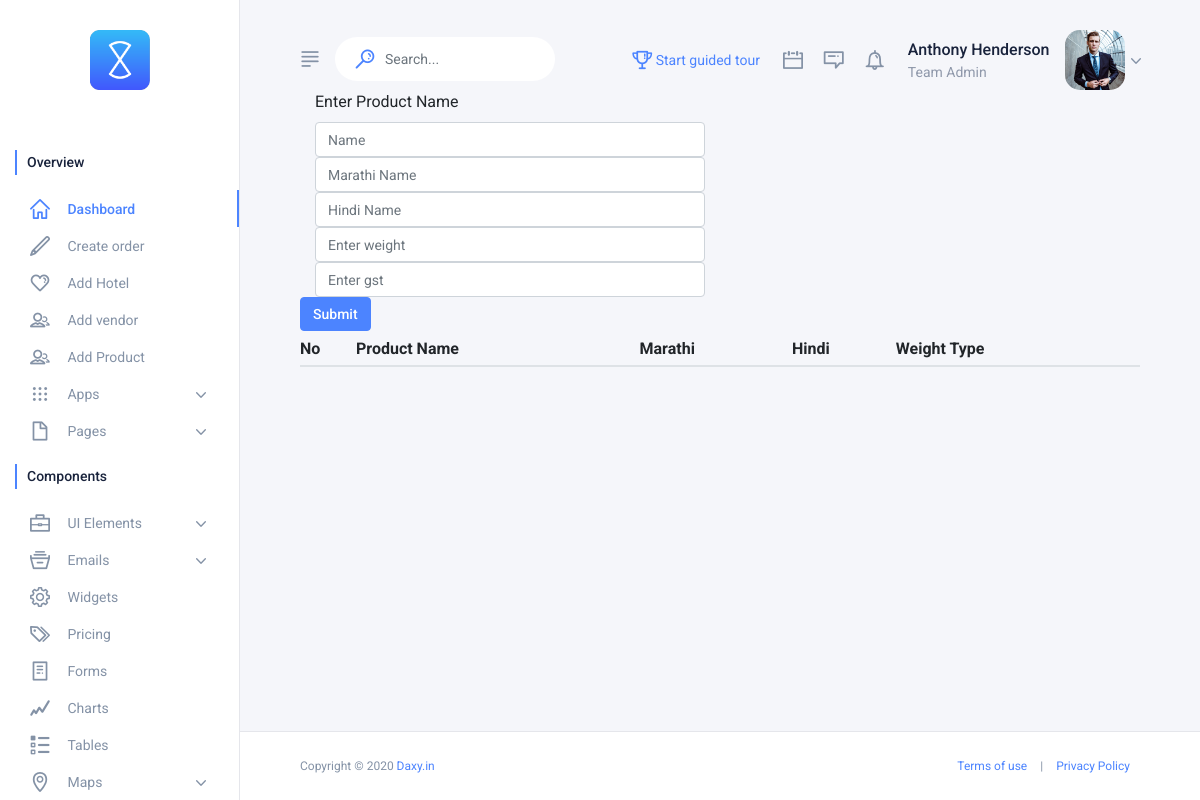
The app's page /UI/add-product.php (signed in), older data.
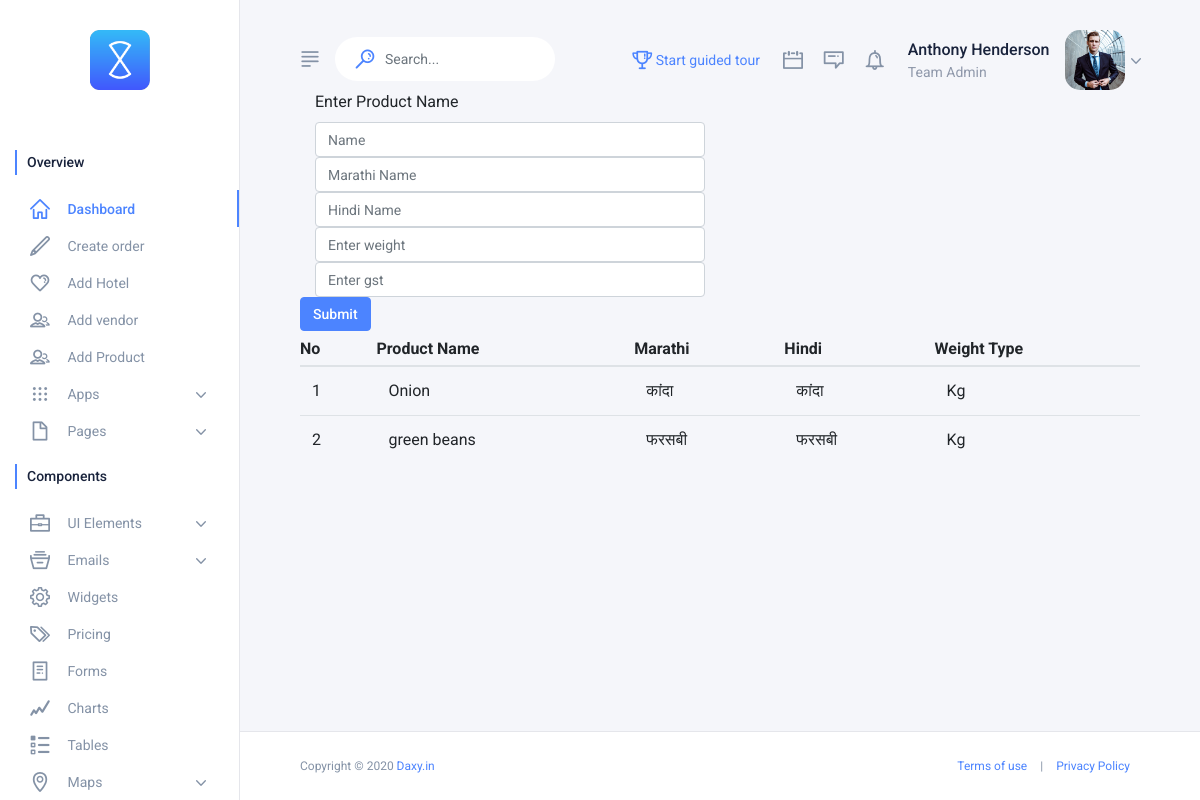
The same page, newer data.
### tables this page shows
CREATE TABLE `products` (
  `id` int(11) NOT NULL,
  `user_id` int(11) NOT NULL,
  `name` varchar(256) DEFAULT NULL,
  `marathi` varchar(256) NOT NULL,
  `hindi` varchar(256) NOT NULL,
  `weight_type` varchar(256) NOT NULL,
  `gst` varchar(256) DEFAULT NULL
);

### UI/add-product.php (the view)
<?php
include_once('connect.php');
include_once('header.php');
include_once('navbar.php');
$uid=$_SESSION['id'];
$sql="SELECT * From products where user_id=".$uid;
$result= mysqli_query($conn,$sql);
?>
<div class="section" style="marging-top:50px;">
<form action="inc/add-pro.inc.php" method="POST">
    <div class="col-md-6">
    <label for="product">Enter Product Name</label>
      <input name="name" type="text" class="form-control" placeholder="Name">
    </div>
    <div class="col-md-6">
      <input name="marathi" type="text" class="form-control" placeholder="Marathi Name">
    </div>
    <div class="col-md-6">
      <input name="hindi" type="text" class="form-control" placeholder="Hindi Name">
    </div>
    <div class="col-md-6">
      <input name="weight" type="text" class="form-control" placeholder="Enter weight">
    </div>
    <div class="col-md-6">
      <input name="gst" type="text" class="form-control" placeholder="Enter gst">
    </div>
<button name="submit" type="submit" class="btn btn-primary">Submit</button>
</form>
<table class="table">
  <thead>
    <tr>
      <th scope="col">No</th>
      <th scope="col">Product Name</th>
      <th scope="col">Marathi</th>
      <th scope="col">Hindi</th>
      <th scope="col">Weight Type</th>
    </tr>
  </thead>
  <tbody>
    <?php
    $c=1;
    while ($row= mysqli_fetch_array($result)) {
      echo '<tr><td>'.$c.'</td><td>'.$row['name'].'</td><td>'.$row['marathi'].'</td><td>'.$row['hindi'].'</td><td>'.$row['weight_type'].'</td></tr>';
    $c++;
    }
    ?>
  </tbody>
</table>
</div>
<?php
include_once('footer.php');
?>

### UI/header.php (shortened to what this page needs)
<!DOCTYPE html>
<html lang="en">
<head>
	<link href="css/bootstrap.min.css" rel="stylesheet">
	<link rel="stylesheet" href="../../../use.fontawesome.com/releases/v5.7.2/css/all.css">
	<link href="css/dripicons.css" rel="stylesheet">
	<link rel="stylesheet" type="text/css" href="css/fullcalendar.min.css">
	<link rel="stylesheet" type="text/css" href="css/perfect-scrollbar.css">
	<link rel="stylesheet" type="text/css" href="css/bootstrap-select.min.css">
	<link rel="stylesheet" type="text/css" href="css/bootstrap-tour-standalone.min.css">
  	<link rel="stylesheet" type="text/css" href="css/style.css">
</head>

### UI/navbar.php (shortened to what this page needs)
<body id="day-mode">
	<div class="wrapper">
<aside class="side-nav scroll">
			<ul class="side-nav-wrapper">
				<li class="brand">
					<a href="index.php">
						<img src="img/logo.png" alt ="Aba logo">
					</a>
				</li>
				<li class="sideBox-section">Overview</li>
				<li class="sideBox-item">
					<a href="index.php" class="currentPage">
						<i class="sideBox-item-icon dripicons-home"></i>
					    <span class="sideBox-item-name">Dashboard</span>
					</a>
				</li>
				<li class="sideBox-item">
					<a href="create-order.php">
						<i class="sideBox-item-icon dripicons-pencil"></i>
					    <span class="sideBox-item-name">Create order</span>
					</a>
				</li>
				<li class="sideBox-item">
					<a href="add-hotel.php">
						<i class="sideBox-item-icon dripicons-heart"></i>
					    <span class="sideBox-item-name">Add Hotel</span>
					</a>
				</li>
				<li class="sideBox-item">
					<a href="add-seller.php">
						<i class="sideBox-item-icon dripicons-user-group"></i>
					    <span class="sideBox-item-name">Add vendor</span>
					</a>
				</li>
				<li class="sideBox-item">
					<a href="add-product.php">
						<i class="sideBox-item-icon dripicons-user-group"></i>
					    <span class="sideBox-item-name">Add Product</span>
					</a>
				</li>
				<li class="sideBox-item">
					<a class="dropdown-section">
						<i class="sideBox-item-icon dripicons-view-apps"></i>
					    <span class="sideBox-item-name">Apps</span>
					    <i class="sideBox-item-arrow dripicons-chevron-down" aria-hidden="true"></i>
					</a>
				</li>
				<li class="sideBox-item">
					<a class="dropdown-section">
						<i class="sideBox-item-icon dripicons-document-new"></i>
					    <span class="sideBox-item-name">Pages</span>
					    <i class="sideBox-item-arrow dripicons-chevron-down" aria-hidden="true"></i>
					</a>
				</li>
				<li class="sideBox-section">Components</li>
				<li class="sideBox-item">
					<a class="dropdown-section">
						<i class="sideBox-item-icon dripicons-briefcase"></i>
					    <span class="sideBox-item-name">UI Elements</span>
					    <i class="sideBox-item-arrow dripicons-chevron-down" aria-hidden="true"></i>
					</a>
				</li>
				<li class="sideBox-item">
					<a class="dropdown-section">
						<i class="sideBox-item-icon dripicons-archive"></i>
					    <span class="sideBox-item-name">Emails</span>
					    <i class="sideBox-item-arrow dripicons-chevron-down" aria-hidden="true"></i>
					</a>
				</li>
				<li class="sideBox-item">
					<a href="widgets.php">
						<i class="sideBox-item-icon dripicons-gear"></i>
					    <span class="sideBox-item-name">Widgets</span>
					</a>
				</li>
				<li class="sideBox-item">
					<a href="pricing.php">
						<i class="sideBox-item-icon dripicons-tags"></i>
					    <span class="sideBox-item-name">Pricing</span>
					</a>
				</li>
				<li class="sideBox-item">
					<a href="forms.php">
						<i class="sideBox-item-icon dripicons-document"></i>
					    <span class="sideBox-item-name">Forms</span>
					</a>
				</li>
				<li class="sideBox-item">
					<a href="charts.php">
						<i class="sideBox-item-icon dripicons-graph-line"></i>
					    <span class="sideBox-item-name">Charts</span>
					</a>
				</li>
				<li class="sideBox-item">
					<a href="tables.php">
						<i class="sideBox-item-icon dripicons-checklist"></i>
					    <span class="sideBox-item-name">Tables</span>
					</a>
				</li>
				<li class="sideBox-item">
					<a class="dropdown-section">
						<i class="sideBox-item-icon dripicons-location"></i>
					    <span class="sideBox-item-name">Maps</span>
					    <i class="sideBox-item-arrow dripicons-chevron-down" aria-hidden="true"></i>
					</a>
				</li>
	    	</ul>
		</aside>
		<main class="contentWrapper container-fluid">
			<nav id="top-nav">
				<div class="sideNavToggle"
				><i class="dripicons-align-justify"></i></div>
				<div class="nav-search-input">
					<input type="text" class="form-control" placeholder="Search...">
					<i id="search" class="dripicons-search"></i>
				</div>
				<div class="user-profile dropdown show">
					<a class="dropdown-toggle" href="#" data-display="static" data-toggle="dropdown" role="button" aria-haspopup="true" aria-expanded="false">
						<img src="img/users/user01.jpg" alt="User image">
						<span class="dropdown-arrow dripicons-chevron-down"></span>
					</a>
				</div>
				<p class="user-name">
					Anthony Henderson
					<span class="user-position">Team Admin</span>
				</p>
				<ul class="nav-icons">
					<li class="nav-calendar dropdown">
						<a class="dropdown-toggle" data-display="static" href="#" data-toggle="dropdown" role="button" aria-haspopup="true" aria-expanded="false">
							<i class="dripicons-calendar"></i>
						</a>
					</li>
					<li class="nav-messages dropdown">
						<a class="dropdown-toggle" data-display="static" href="#" data-toggle="dropdown" role="button" aria-haspopup="true" aria-expanded="false">
							<i class="dripicons-message"></i>
						</a>
					</li>
				    <li class="nav-bell dropdown">
				    	<a class="dropdown-toggle" data-display="static" href="#" data-toggle="dropdown" role="button" aria-haspopup="true" aria-expanded="false">
							<i class="dripicons-bell"></i>
				    	</a>
					</li>
				</ul>
				<div class="nav-tour">
					<a id="start-tour" href="#">
						<i class="dripicons-trophy"></i>
						<span>Start guided tour</span>
					</a>
				</div>
			</nav>

### UI/footer.php (shortened to what this page needs)
<footer id="footer">
				<div class="row">
					<div class="col-md-6">
						Copyright &copy; 2020 <a href="daxy.in">Daxy.in</a>
					</div>
					<div class="r-footer col-md-6"><a href="index.html">Terms of use</a> | <a href="index.html">Privacy Policy</a></div>
				</div>
			</footer>
			</main>
			</div>
</body>
</html>

### UI/css/perfect-scrollbar.css (style rules this page uses)
.ps { overflow: hidden !important; overflow-anchor: none; -ms-overflow-style: none; touch-action: auto; -ms-touch-action: auto; }

Row changes from the older to the newer data that the page shows:
added products: name "Onion", marathi "कांदा", hindi "कांदा", weight_type "Kg"
added products: name "green beans", marathi "फरसबी", hindi "फरसबी", weight_type "Kg"
